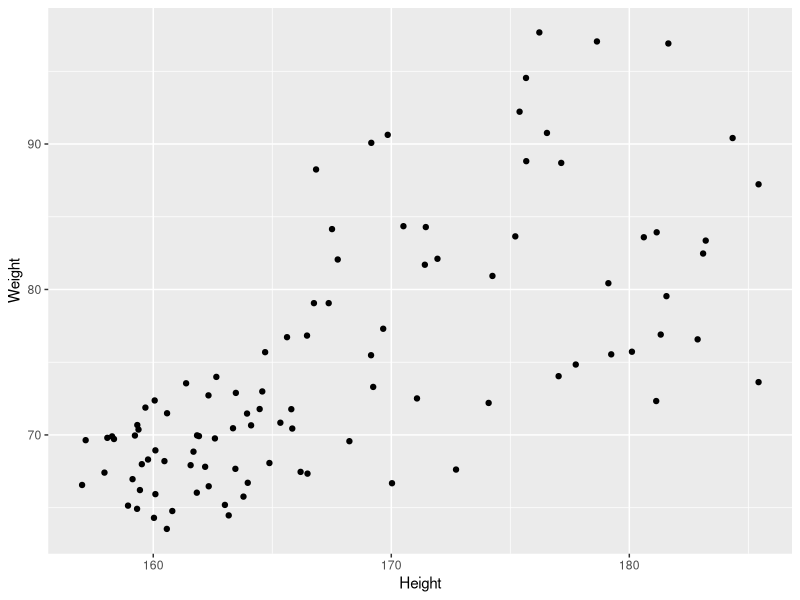
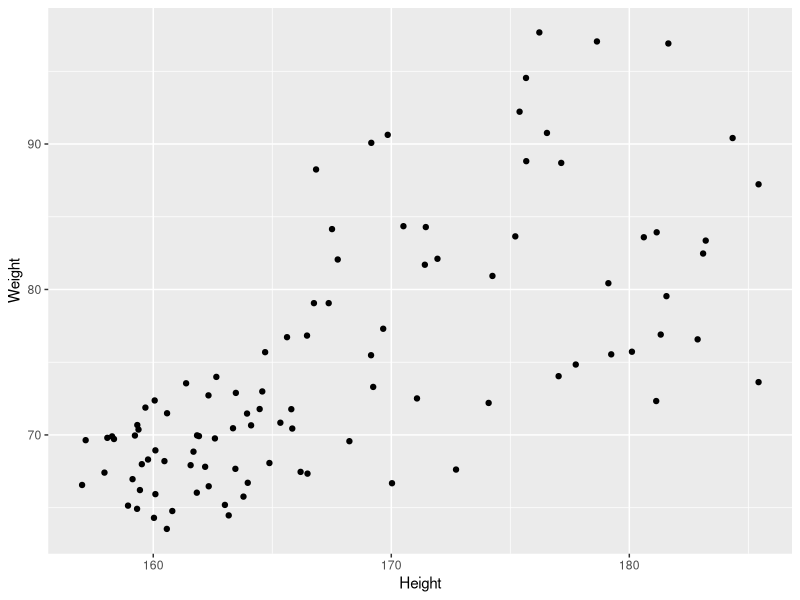
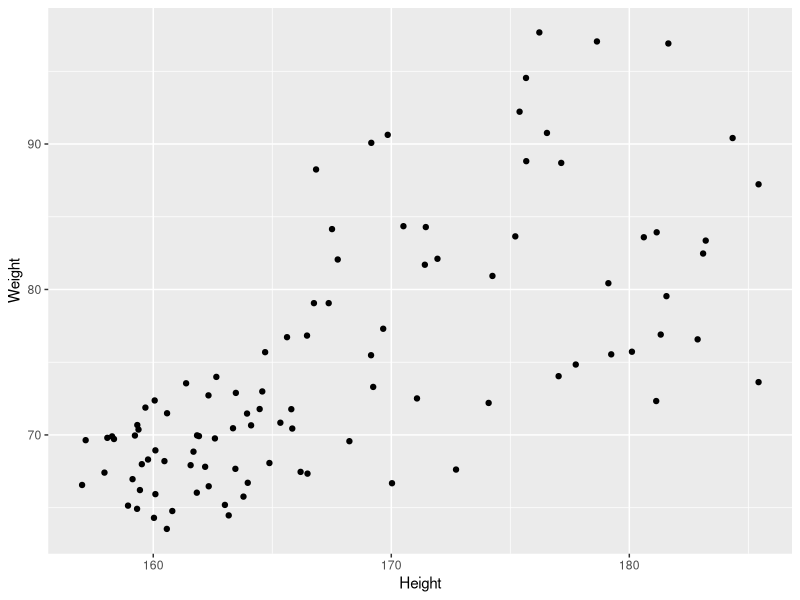
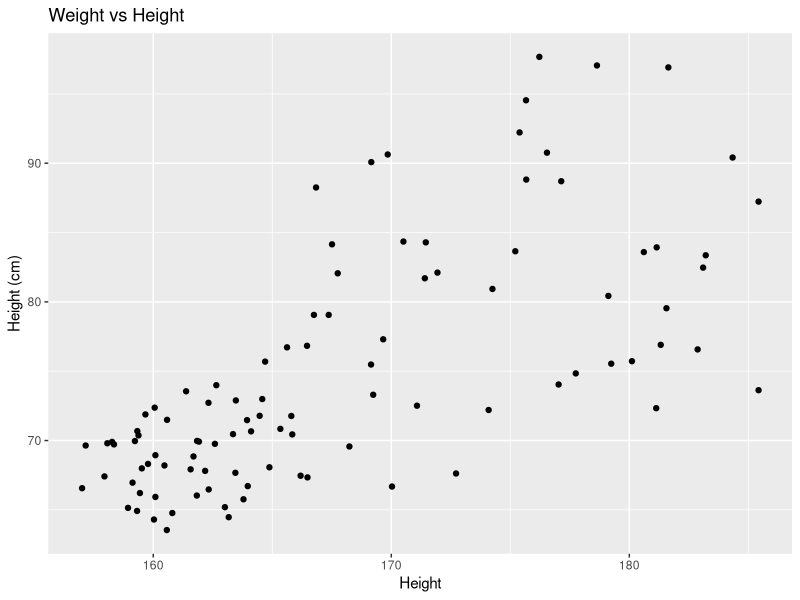
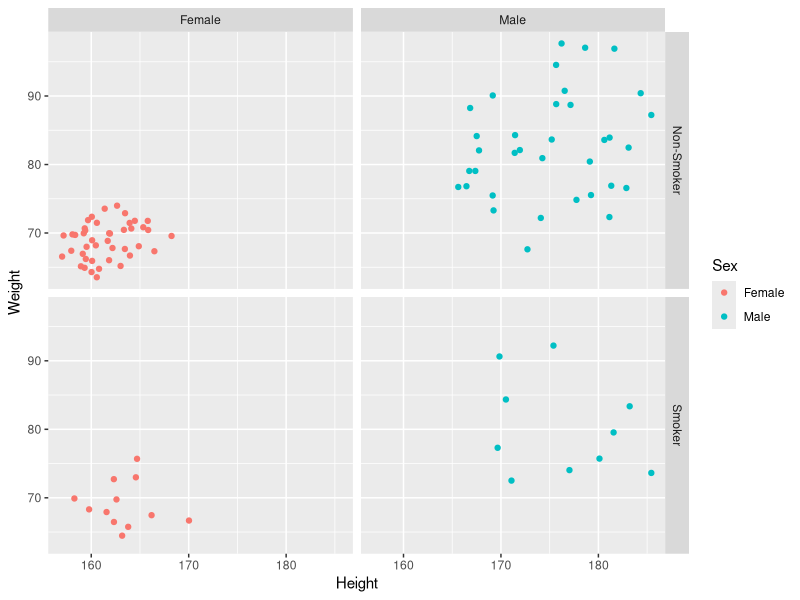
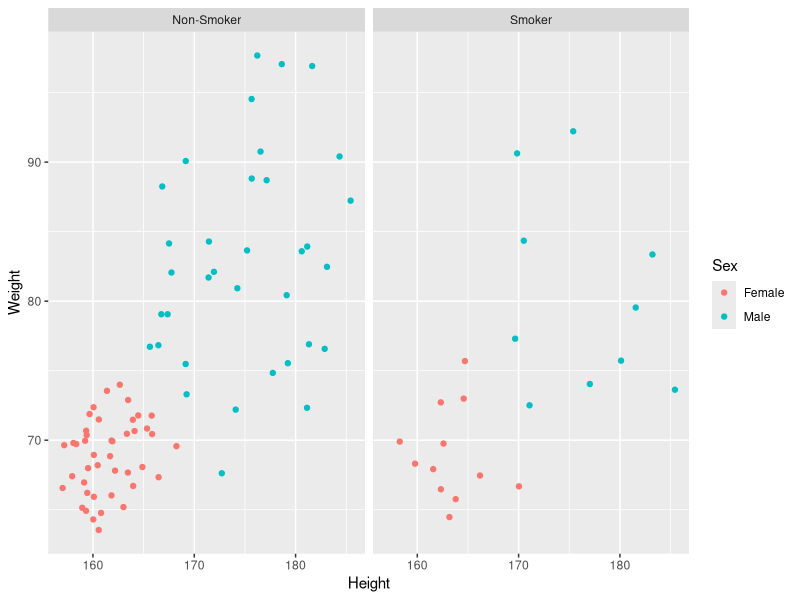
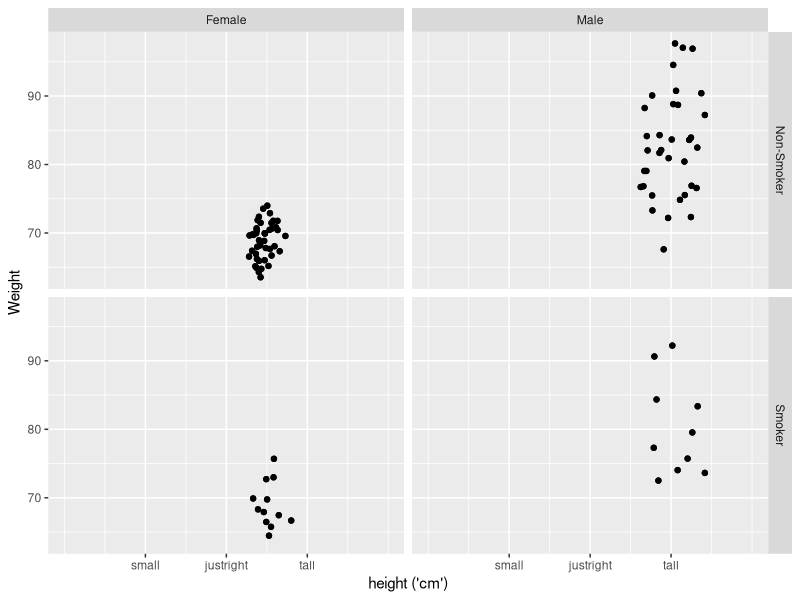
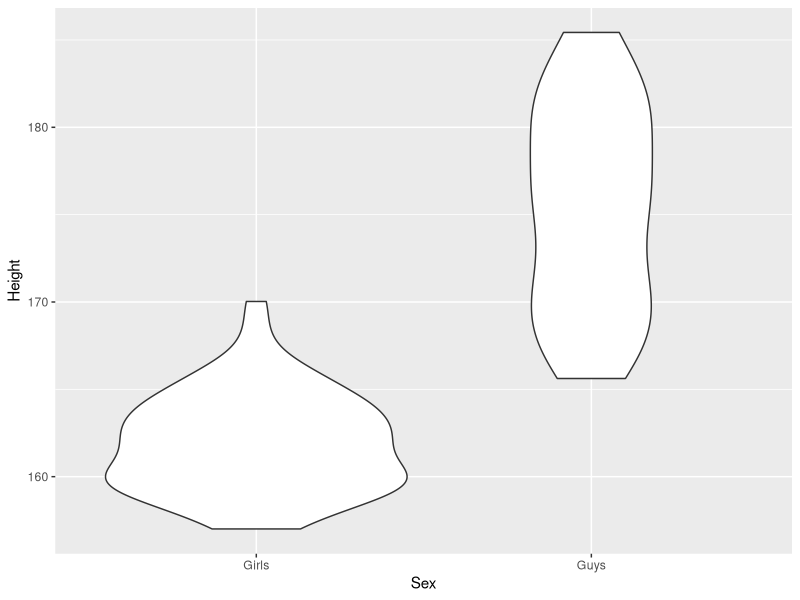

Source code (R) for these figures, in order: (Note: this script raises an error after producing the figures.)
## ---- chunk 1
knitr::opts_chunk$set(echo = TRUE)
library(tidyverse) # includes ggplot2
## ---- chunk 2
patients_clean = read.delim("patient-data-cleaned.txt",sep="\t")
head(patients_clean)
## ---- chunk 3
p = ggplot(data=patients_clean) #+ aes(x=Height,y=Weight) #+ geom_point()
class(p)
head(p$data)
#p$mapping # inspect mappings
#p$theme
#p$layers
## ---- chunk 4
ggplot(data=patients_clean,
       mapping=aes(x=Height,y=Weight)) + geom_point()
## ---- chunk 5
p = ggplot(patients_clean, aes(x=Height, y=Weight)) # x and y are numeric
#p = ggplot(patients_clean, aes(x=Sex))              # factor (categorical) for x
#p = ggplot(patients_clean, aes(x=Sex, y=Weight))    # factor for x and numeric for y

p + geom_point()
#p + geom_line()
#p + geom_smooth()
#p + geom_bar()    # needs categorical x
#p + geom_histogram()
#p + geom_density()
#p + geom_boxplot() # categorical x + continuous y
#p + geom_violin()
## ---- chunk 6
p = ggplot(patients_clean, aes(x=Height,y=Weight))

p + geom_point()
#p + geom_point(colour="red")
#p + geom_point(aes(color=Sex)) # can also add this to the plot object above
#p + geom_point(aes(color=Sex, shape=Smokes))
## ---- chunk 7
?geom_point
## ---- chunk 8
p = ggplot(patients_clean, aes(x=Height,y=Weight)) + geom_point()

p + ggtitle("Weight vs Height") + ylab("Height (cm)")
## ---- chunk 9
p = ggplot(patients_clean, aes(x=Height,y=Weight,colour=Sex)) + geom_point()

p + facet_grid(Smokes~Sex) # rows ~ columns
#p + facet_grid(~Sex)       # ~ columns
#p + facet_grid(Sex~.)      # split along rows in plot
#p + facet_grid(Smokes~Sex+Pet)
## ---- chunk 10
p = ggplot(patients_clean, aes(x=Height,y=Weight,colour=Sex)) + geom_point()

p + facet_wrap(~Smokes)
#p + facet_wrap(~Pet+Smokes+Sex)
## ---- chunk 11
p = ggplot(patients_clean, aes(x=Height,y=Weight)) + geom_point()

ggsave(p, filename="anExampleplot.png", width=15, height=15, units="cm")
## ---- chunk 12
p +
    geom_point() +
    facet_grid(Smokes~Sex)+
    scale_x_continuous(name="height ('cm')",
                       limits = c(100,200),
                       breaks=c(125,150,175),
                       labels=c("small","justright","tall"))
## ---- chunk 13
p = ggplot(patients_clean, aes(x=Sex,y=Height))
p +
    geom_violin(aes(x=Sex,y=Height)) +
    scale_x_discrete(labels=c("Girls","Guys"))
## ---- chunk 14
p = ggplot(patients_clean,aes(x=Sex,y=Height,fill=Smokes))
p +
    geom_violin(aes(x=Sex,y=Height)) +
    scale_x_discrete(labels=c("Guys","Girls"))+
    scale_y_continuous(breaks=c(160,180),labels=c("Petite","Tall"))
## ---- chunk 15
p = ggplot(patients_clean,
           aes(x=Height, y=Weight, colour=Sex))
p + geom_point(size=4)
## ---- chunk 16
p = ggplot(patients_clean, aes(x=Height, y=Weight, colour=Sex))

p + geom_point(size=4) + 
    scale_color_manual(values = c("Green","Purple"), name="Gender")
## ---- chunk 17
p = ggplot(patients_clean, aes(x=Height,y=Weight,colour=Pet)) + geom_point(size=4)

p + scale_color_brewer(palette = "Set2")
## ---- chunk 18
p = ggplot(patients_clean, aes(x=Height, y=Weight, alpha=BMI)) + geom_point(size=4)
p + scale_alpha_continuous(range = c(0.5,1))

#p = ggplot(patients_clean, aes(x=Height, y=Weight, size=BMI)) + geom_point(alpha=0.8)
#p + scale_size_continuous(range = c(3,6))      # limit range between 3 and 6
#p + scale_size_continuous(range = c(3,6), limits = c(25,40))     # points outside limits are removed
#p + scale_size_continuous(range = c(3,6), breaks=c(25,30), labels=c("Good","Good but not 25"))
## ---- chunk 19
p = ggplot(patients_clean, aes(x=Height, y=Weight, color=BMI)) + geom_point(size=4,alpha=0.8)

p + scale_colour_gradient(low="White", high="Red")
#p + scale_colour_gradient2(low = "Blue", mid="Black", high="Red", midpoint = median(patients_clean$BMI)) # include midpoint
## ---- chunk 20
p = ggplot(patients_clean, aes(x=Height,y=Weight,colour=BMI)) + geom_point(size=4,alpha=0.8)

p + scale_colour_gradient1(low = "Blue",
                         mid="Black",
                         high="Red",
                         midpoint = median(patients_clean$BMI),
                         breaks=c(25,30),labels=c("Low","High"),
                         name="Body Mass Index")
## ---- chunk 21
p = ggplot(patients_clean,
           aes(x=Height,y=Weight,colour=BMI,shape=Sex))

p + geom_point(size=4,alpha=0.8) +
    scale_shape_discrete(name="Gender") +
    scale_colour_gradient2(low = "Blue",
                           mid="Black",
                           high="Red",
                           midpoint = median(patients_clean$BMI),
                           breaks=c(25,30),labels=c("Low","High"),
                           name="Body Mass Index")
## ---- chunk 22
p = ggplot(patients_clean, aes(x=Weight,y=Height)) + geom_point()

p + stat_smooth()
#p + stat_smooth(method="lm")
## ---- chunk 23
p = ggplot(patients_clean, aes(x=Weight,y=Height,colour=Sex)) + geom_point()

p + stat_smooth(method="lm")
#p + stat_smooth(aes(x=Weight,y=Height), method="lm", inherit.aes = FALSE)
## ---- chunk 24
p = ggplot(patients_clean, aes(x=Sex, y=Height)) + geom_jitter()

p + stat_summary(fun.y=quantile, geom="point", colour="purple", size=8)
## ---- chunk 25
p = ggplot(patients_clean, aes(x=Weight,y=Height)) + geom_point()

p + theme_minimal()
## ---- chunk 26
p = ggplot(patients_clean, aes(x=Weight, y=Height)) + geom_point()

p + theme(text = element_text(colour="red"),
          axis.text = element_text(colour="red"))
## ---- chunk 27
p = ggplot(patients_clean, aes(x=Weight, y=Height)) + geom_point()

p + theme(text = element_text(colour="red"),
          axis.text = element_text(colour="red"),
          axis.title.y = element_text(angle=0))
## ---- chunk 28
p = ggplot(patients_clean, aes(x=Weight,y=Height)) + geom_point() + facet_grid(Sex~Smokes)

p + theme(text = element_text(colour="red"),
          axis.text = element_text(colour="red"),
          axis.title.y = element_text(angle=0),
          axis.line = element_line(linetype = 0),
          panel.background=element_rect(fill="white"),
          strip.background=element_rect(fill="cyan"))
